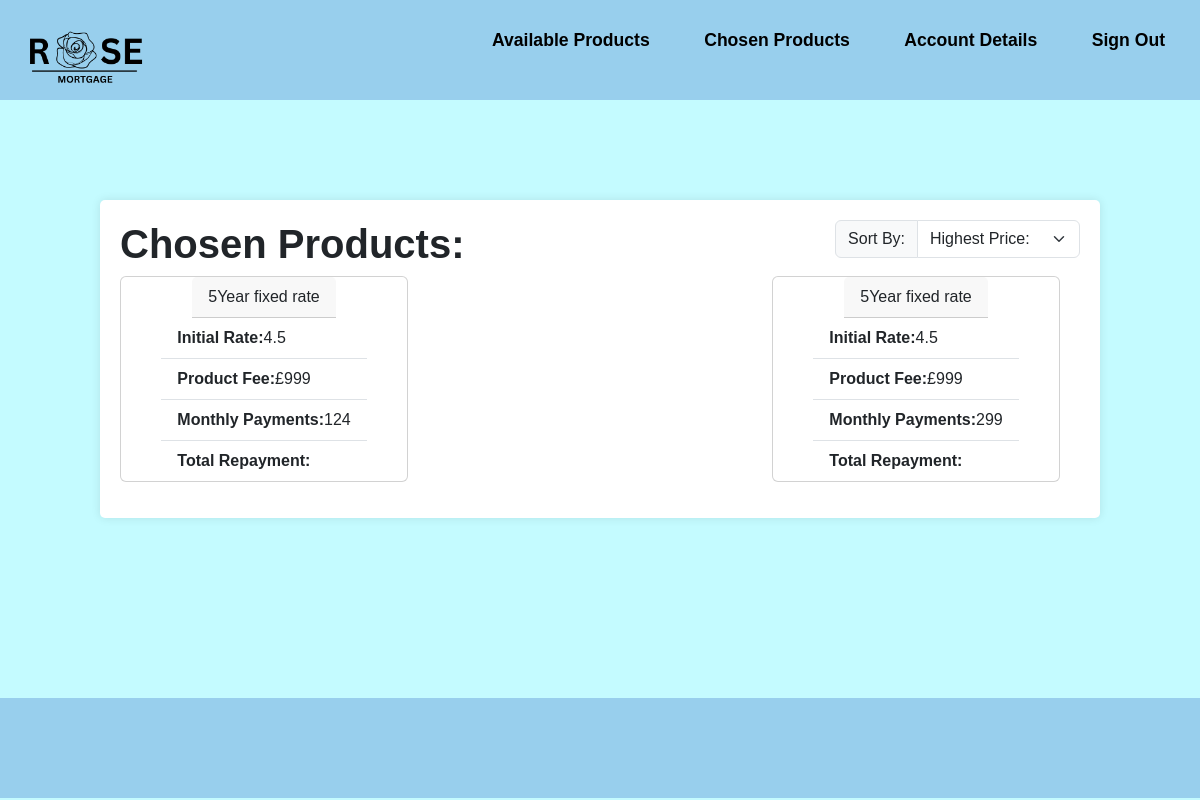
The app's page /MemberChosenProducts.php, older data.
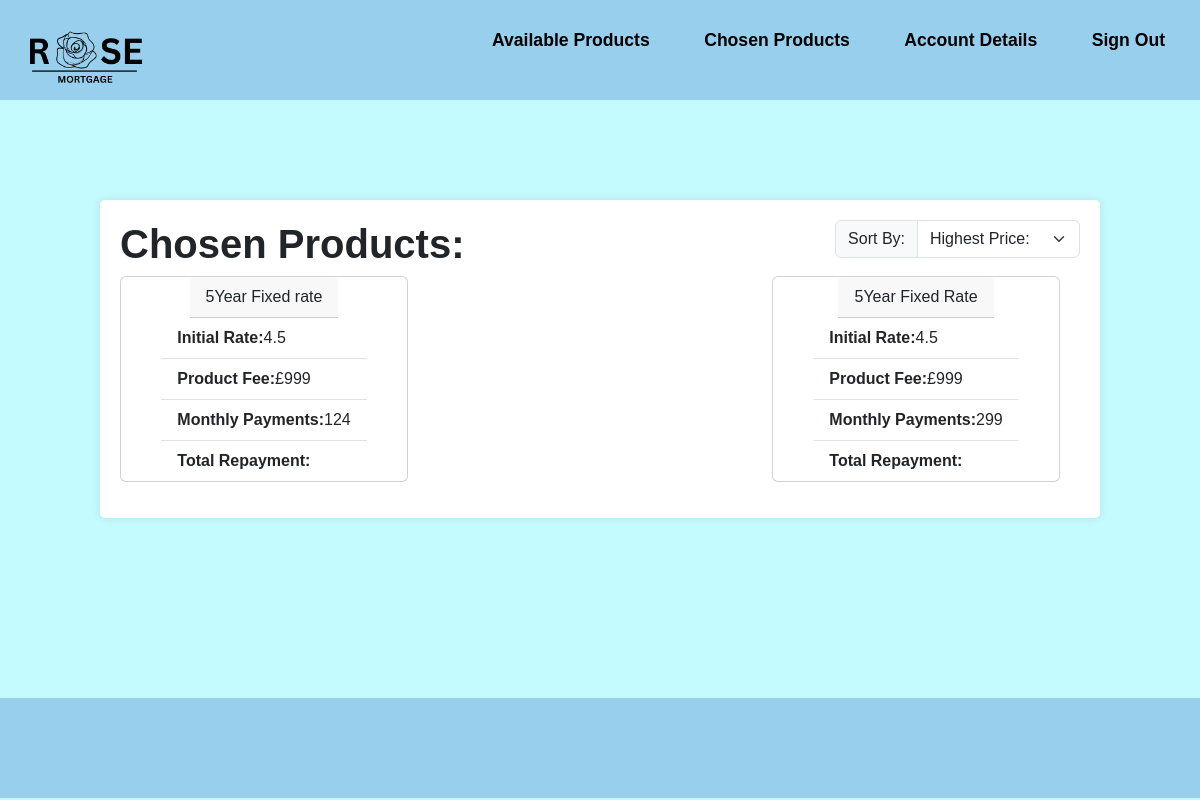
The same page, newer data.
### tables this page shows
CREATE TABLE "Quote" (
	"Quote_ID"	INTEGER NOT NULL,
	"Product_ID"	INTEGER NOT NULL,
	"RegisteredUser_ID"	INTEGER NOT NULL,
	"monthly_repayments"	INTEGER NOT NULL,
	"total_payment"	INTEGER,
	"product_starred"	INTEGER NOT NULL,
	PRIMARY KEY("Quote_ID" AUTOINCREMENT),
	FOREIGN KEY("RegisteredUser_ID") REFERENCES "RegisteredUser"("RegisteredUser_ID"),
	FOREIGN KEY("Quote_ID") REFERENCES "Quote"("Quote_ID"),
	FOREIGN KEY("Product_ID") REFERENCES "Product"("Product_ID")
);

CREATE TABLE "Product" (
	"Product_ID"	INTEGER NOT NULL,
	"Broker_ID"	INTEGER NOT NULL,
	"YearRate"	INTEGER NOT NULL,
	"ProductType"	TEXT NOT NULL,
	"expected_income"	INTEGER NOT NULL,
	"expected_outgoings"	INTEGER NOT NULL,
	"expected_credit_score"	INTEGER NOT NULL,
	"initial_interest_rate"	REAL NOT NULL,
	"secondary_interest_rate"	REAL NOT NULL,
	"ProductFee"	INTEGER NOT NULL,
	"mtv_ratio"	REAL NOT NULL,
	"aDraft"	INTEGER NOT NULL,
	FOREIGN KEY("Broker_ID") REFERENCES "Broker"("Broker_ID"),
	PRIMARY KEY("Product_ID" AUTOINCREMENT)
);

### MemberChosenProducts.php (the view, shortened to what this page needs)
<?php
require_once 'connection.php';
$sql = "SELECT *
        FROM Quote
        INNER JOIN RegisteredUser ON (Quote.RegisteredUser_ID = RegisteredUser.RegisteredUser_ID)
        INNER JOIN Product ON (Quote.Product_ID = Product.Product_ID)
        INNER JOIN financialdetails ON (financialdetails.RegisteredUser_ID = RegisteredUser.RegisteredUser_ID)
        ";
$statement = $db->query($sql);
?>
<!DOCTYPE html>
<html lang="en">
<head>
  <link rel="stylesheet" href="https://cdn.jsdelivr.net/npm/bootstrap@5.3.2/dist/css/bootstrap.min.css"
>
  <link rel="stylesheet" href="style.css">
</head>
<body>
  <header class="flex-container">
    <a href="MemberViewProducts.php"> <img src="Assets/logo.png" alt="Rose Mortgage"> </a>
    <div>
      <ul class="nav-links">
        <li><a href="MemberViewProducts.php">Available Products</a></li>
        <li><a href="MemberChosenProducts.php">Chosen Products</a></li>
        <li><a href="MemberAccountDetails.php">Account Details</a></li>
        <li><a href="home.php">Sign Out</a></li>
      </ul>
    </div>
  </header>
  <div class="largecontainer">
    <div class="flex-container">
      <div>
        <h1><b>Chosen Products:</b></h1>
      </div>
      <div>
        <div class="input-group mb-3">
          <label class="input-group-text" for="inputGroupSelect01">Sort By:</label>
          <select class="form-select" id="inputGroupSelect01">
            <option selected>Highest Price:</option>
          </select>
        </div>
      </div>
    </div>
    <div class="flex-table">
      <?php
      while ($row = $statement->fetch(PDO::FETCH_ASSOC)) {
      ?>
      <div class="card" style="width: 18rem;">
        <div class="card-header">
          <?php echo $row["YearRate"]."Year ". $row["ProductType"]; ?>
        </div>
        <ul class="list-group list-group-flush">
          <li class="list-group-item"><b>Initial Rate:</b><?php echo $row["initial_interest_rate"]; ?></li>
          <li class="list-group-item"><b>Product Fee:</b><?php echo $row["ProductFee"]; ?></li>
          <li class="list-group-item"><b>Monthly Payments:</b><?php echo $row["monthly_repayments"]; ?></li>
          <li class="list-group-item"><b>Total Repayment:</b><?php echo $row["total_repayment"]; ?></li>
        </ul>
      </div>
      <?php
      }
      ?>
    </div>
  </div>
  <footer>
  </footer>
</body>
</html>

### style.css (style rules this page uses)
* { margin: 0; padding: 0; text-decoration: none; font-family: Arial, Helvetica, sans-serif; box-sizing: border-box; list-style: none; }
a { color: #000; text-decoration: none; }
header { background-color: #98CFED; padding: 10px; color: black; height: 100px; width: 100%; top: 0; display: flex; justify-content: flex-start; align-items: center; z-index: 1000; }
.nav-links li { display: inline-block; position: relative; margin: 0 25px; }
.nav-links li a { font-weight: bold; font-size: 1.1rem; text-decoration: none; color: black; }
.nav-links li::after { content: ''; width: 0%; height: 2px; background: #000; display: block; margin: auto; position: absolute; top: 100%; left: 50%; transform: translate(-50%); transition: 0.7s; }
header img { width: 150px; height: auto; }
body { background-color: #c4fbff; display: flex; flex-direction: column; min-height: 100vh; }
.card { height: 100%; display: flex; justify-content: center; align-items: center; }
ul { flex: 1; margin-bottom: 20px; }
ul li { list-style-type: disc; }
.largecontainer { width: 1000px; margin: 100px auto 80px; padding: 20px; background-color: #fff; border-radius: 5px; box-shadow: 0 0 10px rgba(0, 0, 0, 0.1); }
.flex-container { display: flex; flex-direction: row; justify-content:space-between; }
.flex-table { display:flex; flex-direction: row; flex-wrap: wrap; align-content: flex-start; justify-content: space-between; margin-right: 20px; margin-bottom: 1em; }
label { display: block; font-weight: bold; }
.input-group { margin-bottom: 20px; }
footer { background-color: #98CFED; padding: 10px; color: black; height: 100px; width: 100%; bottom: 0; z-index: 1000; margin-top: 100px; }

Row changes from the older to the newer data that the page shows:
changed quote: Product_ID.ProductType "fixed rate" → "Fixed rate"
changed quote: Product_ID.ProductType "fixed rate" → "Fixed Rate"
